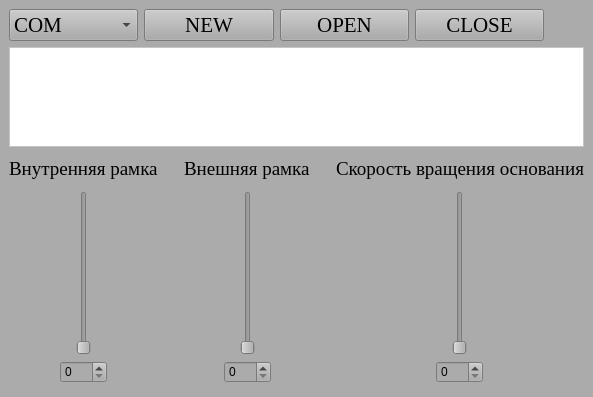
<?xml version="1.0" encoding="UTF-8"?>
<ui version="4.0">
 <class>MainWindow</class>
 <widget class="QMainWindow" name="MainWindow">
  <property name="geometry">
   <rect>
    <x>0</x>
    <y>0</y>
    <width>593</width>
    <height>397</height>
   </rect>
  </property>
  <property name="sizePolicy">
   <sizepolicy hsizetype="Preferred" vsizetype="Fixed">
    <horstretch>0</horstretch>
    <verstretch>0</verstretch>
   </sizepolicy>
  </property>
  <property name="windowTitle">
   <string>MainWindow</string>
  </property>
  <property name="styleSheet">
   <string notr="true">background-color: rgb(171, 171, 171);</string>
  </property>
  <property name="tabShape">
   <enum>QTabWidget::Rounded</enum>
  </property>
  <widget class="QWidget" name="centralwidget">
   <layout class="QVBoxLayout" name="verticalLayout_4">
    <item>
     <layout class="QHBoxLayout" name="horizontalLayout_5">
      <item>
       <widget class="QComboBox" name="comL">
        <property name="enabled">
         <bool>true</bool>
        </property>
        <property name="minimumSize">
         <size>
          <width>55</width>
          <height>0</height>
         </size>
        </property>
        <property name="font">
         <font>
          <family>Times New Roman</family>
          <pointsize>16</pointsize>
         </font>
        </property>
        <property name="currentText">
         <string>COM</string>
        </property>
        <item>
         <property name="text">
          <string>COM</string>
         </property>
        </item>
       </widget>
      </item>
      <item>
       <widget class="QPushButton" name="newB">
        <property name="sizePolicy">
         <sizepolicy hsizetype="Preferred" vsizetype="Fixed">
          <horstretch>0</horstretch>
          <verstretch>0</verstretch>
         </sizepolicy>
        </property>
        <property name="font">
         <font>
          <family>Times New Roman</family>
          <pointsize>16</pointsize>
         </font>
        </property>
        <property name="text">
         <string>NEW</string>
        </property>
       </widget>
      </item>
      <item>
       <widget class="QPushButton" name="openB">
        <property name="sizePolicy">
         <sizepolicy hsizetype="Preferred" vsizetype="Fixed">
          <horstretch>0</horstretch>
          <verstretch>0</verstretch>
         </sizepolicy>
        </property>
        <property name="font">
         <font>
          <family>Times New Roman</family>
          <pointsize>16</pointsize>
         </font>
        </property>
        <property name="text">
         <string>OPEN</string>
        </property>
       </widget>
      </item>
      <item>
       <widget class="QPushButton" name="closeB">
        <property name="sizePolicy">
         <sizepolicy hsizetype="Preferred" vsizetype="Fixed">
          <horstretch>0</horstretch>
          <verstretch>0</verstretch>
         </sizepolicy>
        </property>
        <property name="font">
         <font>
          <family>Times New Roman</family>
          <pointsize>16</pointsize>
         </font>
        </property>
        <property name="text">
         <string>CLOSE</string>
        </property>
       </widget>
      </item>
      <item>
       <spacer name="horizontalSpacer">
        <property name="orientation">
         <enum>Qt::Horizontal</enum>
        </property>
        <property name="sizeType">
         <enum>QSizePolicy::Preferred</enum>
        </property>
        <property name="sizeHint" stdset="0">
         <size>
          <width>40</width>
          <height>20</height>
         </size>
        </property>
       </spacer>
      </item>
     </layout>
    </item>
    <item>
     <widget class="QTextBrowser" name="textB">
      <property name="enabled">
       <bool>true</bool>
      </property>
      <property name="sizePolicy">
       <sizepolicy hsizetype="Expanding" vsizetype="Expanding">
        <horstretch>0</horstretch>
        <verstretch>0</verstretch>
       </sizepolicy>
      </property>
      <property name="maximumSize">
       <size>
        <width>16777215</width>
        <height>100</height>
       </size>
      </property>
      <property name="font">
       <font>
        <family>MS Shell Dlg 2</family>
        <pointsize>16</pointsize>
       </font>
      </property>
      <property name="styleSheet">
       <string notr="true">background-color: rgb(255, 255, 255);</string>
      </property>
     </widget>
    </item>
    <item>
     <spacer name="verticalSpacer_7">
      <property name="orientation">
       <enum>Qt::Vertical</enum>
      </property>
      <property name="sizeType">
       <enum>QSizePolicy::Fixed</enum>
      </property>
      <property name="sizeHint" stdset="0">
       <size>
        <width>20</width>
        <height>5</height>
       </size>
      </property>
     </spacer>
    </item>
    <item>
     <layout class="QHBoxLayout" name="horizontalLayout">
      <item>
       <layout class="QVBoxLayout" name="verticalLayout">
        <item alignment="Qt::AlignHCenter">
         <widget class="QLabel" name="label">
          <property name="font">
           <font>
            <family>Times New Roman</family>
            <pointsize>14</pointsize>
           </font>
          </property>
          <property name="text">
           <string>Внутренняя рамка</string>
          </property>
         </widget>
        </item>
        <item>
         <spacer name="verticalSpacer">
          <property name="orientation">
           <enum>Qt::Vertical</enum>
          </property>
          <property name="sizeType">
           <enum>QSizePolicy::Fixed</enum>
          </property>
          <property name="sizeHint" stdset="0">
           <size>
            <width>20</width>
            <height>5</height>
           </size>
          </property>
         </spacer>
        </item>
        <item alignment="Qt::AlignHCenter">
         <widget class="QSlider" name="servo1S">
          <property name="enabled">
           <bool>true</bool>
          </property>
          <property name="minimumSize">
           <size>
            <width>0</width>
            <height>150</height>
           </size>
          </property>
          <property name="maximum">
           <number>180</number>
          </property>
          <property name="orientation">
           <enum>Qt::Vertical</enum>
          </property>
         </widget>
        </item>
        <item alignment="Qt::AlignHCenter">
         <widget class="QSpinBox" name="servo1SB">
          <property name="enabled">
           <bool>true</bool>
          </property>
          <property name="styleSheet">
           <string notr="true"/>
          </property>
          <property name="maximum">
           <number>180</number>
          </property>
         </widget>
        </item>
        <item>
         <spacer name="verticalSpacer_4">
          <property name="orientation">
           <enum>Qt::Vertical</enum>
          </property>
          <property name="sizeType">
           <enum>QSizePolicy::Fixed</enum>
          </property>
          <property name="sizeHint" stdset="0">
           <size>
            <width>20</width>
            <height>5</height>
           </size>
          </property>
         </spacer>
        </item>
       </layout>
      </item>
      <item>
       <spacer name="horizontalSpacer_2">
        <property name="orientation">
         <enum>Qt::Horizontal</enum>
        </property>
        <property name="sizeType">
         <enum>QSizePolicy::Fixed</enum>
        </property>
        <property name="sizeHint" stdset="0">
         <size>
          <width>10</width>
          <height>20</height>
         </size>
        </property>
       </spacer>
      </item>
      <item>
       <layout class="QVBoxLayout" name="verticalLayout_2">
        <item alignment="Qt::AlignHCenter">
         <widget class="QLabel" name="label_2">
          <property name="font">
           <font>
            <family>Times New Roman</family>
            <pointsize>14</pointsize>
           </font>
          </property>
          <property name="text">
           <string>Внешняя рамка</string>
          </property>
         </widget>
        </item>
        <item>
         <spacer name="verticalSpacer_2">
          <property name="orientation">
           <enum>Qt::Vertical</enum>
          </property>
          <property name="sizeType">
           <enum>QSizePolicy::Fixed</enum>
          </property>
          <property name="sizeHint" stdset="0">
           <size>
            <width>20</width>
            <height>5</height>
           </size>
          </property>
         </spacer>
        </item>
        <item alignment="Qt::AlignHCenter">
         <widget class="QSlider" name="servo2S">
          <property name="enabled">
           <bool>true</bool>
          </property>
          <property name="minimumSize">
           <size>
            <width>0</width>
            <height>150</height>
           </size>
          </property>
          <property name="styleSheet">
           <string notr="true"/>
          </property>
          <property name="maximum">
           <number>180</number>
          </property>
          <property name="orientation">
           <enum>Qt::Vertical</enum>
          </property>
         </widget>
        </item>
        <item alignment="Qt::AlignHCenter">
         <widget class="QSpinBox" name="servo2SB">
          <property name="enabled">
           <bool>true</bool>
          </property>
          <property name="maximum">
           <number>180</number>
          </property>
         </widget>
        </item>
        <item>
         <spacer name="verticalSpacer_5">
          <property name="orientation">
           <enum>Qt::Vertical</enum>
          </property>
          <property name="sizeType">
           <enum>QSizePolicy::Fixed</enum>
          </property>
          <property name="sizeHint" stdset="0">
           <size>
            <width>20</width>
            <height>5</height>
           </size>
          </property>
         </spacer>
        </item>
       </layout>
      </item>
      <item>
       <spacer name="horizontalSpacer_3">
        <property name="orientation">
         <enum>Qt::Horizontal</enum>
        </property>
        <property name="sizeType">
         <enum>QSizePolicy::Fixed</enum>
        </property>
        <property name="sizeHint" stdset="0">
         <size>
          <width>10</width>
          <height>20</height>
         </size>
        </property>
       </spacer>
      </item>
      <item>
       <layout class="QVBoxLayout" name="verticalLayout_3">
        <item alignment="Qt::AlignHCenter">
         <widget class="QLabel" name="label_3">
          <property name="font">
           <font>
            <family>Times New Roman</family>
            <pointsize>14</pointsize>
           </font>
          </property>
          <property name="text">
           <string>Скорость вращения основания</string>
          </property>
         </widget>
        </item>
        <item>
         <spacer name="verticalSpacer_3">
          <property name="orientation">
           <enum>Qt::Vertical</enum>
          </property>
          <property name="sizeType">
           <enum>QSizePolicy::Fixed</enum>
          </property>
          <property name="sizeHint" stdset="0">
           <size>
            <width>20</width>
            <height>5</height>
           </size>
          </property>
         </spacer>
        </item>
        <item alignment="Qt::AlignHCenter">
         <widget class="QSlider" name="speedS">
          <property name="enabled">
           <bool>true</bool>
          </property>
          <property name="minimumSize">
           <size>
            <width>0</width>
            <height>150</height>
           </size>
          </property>
          <property name="maximum">
           <number>100</number>
          </property>
          <property name="orientation">
           <enum>Qt::Vertical</enum>
          </property>
         </widget>
        </item>
        <item alignment="Qt::AlignHCenter">
         <widget class="QSpinBox" name="speedSB">
          <property name="enabled">
           <bool>true</bool>
          </property>
          <property name="maximum">
           <number>100</number>
          </property>
         </widget>
        </item>
        <item>
         <spacer name="verticalSpacer_6">
          <property name="orientation">
           <enum>Qt::Vertical</enum>
          </property>
          <property name="sizeType">
           <enum>QSizePolicy::Fixed</enum>
          </property>
          <property name="sizeHint" stdset="0">
           <size>
            <width>20</width>
            <height>5</height>
           </size>
          </property>
         </spacer>
        </item>
       </layout>
      </item>
     </layout>
    </item>
   </layout>
  </widget>
 </widget>
 <resources/>
 <connections/>
</ui>
